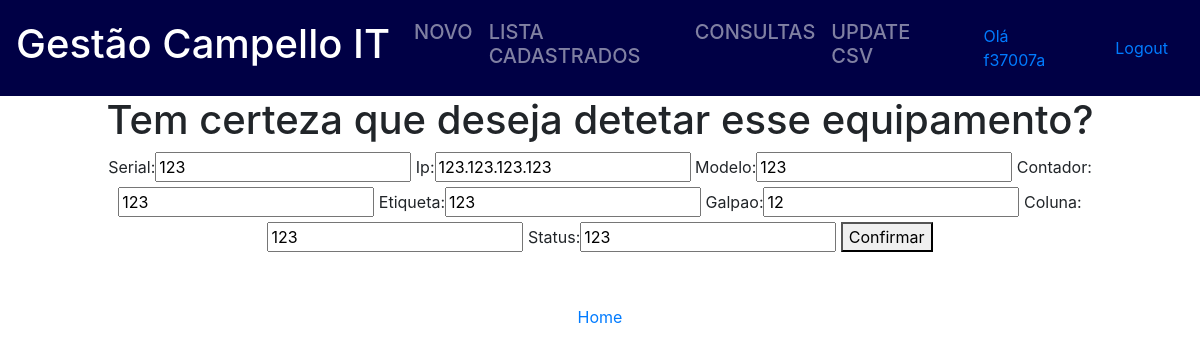
The app's page /printers/deletar/123 (signed in) with its own data.
### impressora/models.py (models this page shows, shortened)
class Printer(models.Model):
    serial = models.CharField(max_length=20, primary_key=True)
    ip = models.GenericIPAddressField()
    modelo = models.CharField(max_length=8)
    contador = models.IntegerField()
    etiqueta = models.CharField(max_length=15)
    galpao = models.CharField(max_length=2)
    coluna = models.CharField(max_length=20)
    status = models.CharField(max_length=30)

### impressora/views.py (the view)
# urls.py: path('deletar/<str:id>', deletar, name='deletar'),
@login_required
def deletar(request, id): # Deleta o equipamento no banco de dados.
    printer = get_object_or_404(Printer, pk=id)
    form = Impressora(request.POST or None, request.FILES or None, instance=printer)
    if request.method == 'POST':
        printer.delete()
        return redirect('consultaPrinter')
    return render(request, 'deletar_printer.html', {'form': form})

### impressora/forms.py
class Impressora(ModelForm):
    class Meta:
        model = Printer
        widgets = {'etiqueta': forms.TextInput(attrs={'placeholder': 'EX: ABRBE1PT0091175'})}# Adiciona o placeholder
        fields = ['serial', 'ip', 'modelo', 'contador', 'etiqueta', 'galpao', 'coluna', 'status']

### impressora/templates/deletar_printer.html (shortened to what this page needs)
{% extends 'base.html' %}
{% block content %}
        <h1>Tem certeza que deseja detetar esse equipamento?</h1>
        <form method="POST">
            {{ form }}
            <button type="submit">Confirmar</button>
        </form>
        <br><br><a href="/">Home</a>
    {% endblock content %}

### impressora/templates/base.html (shortened to what this page needs)
<!doctype html>
<html lang="pt">
<head>
    <link rel="stylesheet" href="/static/bootstrap.css">
</head>
<body>
    <nav class="navbar navbar-expand-lg navbar-dark " style="background-color : #000045; margin-bottom: 0%">
            <a class="navbar-brand" href="#"><h1>Gestão Campello IT</h1></a>
            <div class="collapse navbar-collapse" id="navbarSupportedContent">
                <ul class="navbar-nav mr-auto">
                <li class="nav-item">
                    <h5><a class="nav-link" href="/printers/novo/">NOVO</a></h5>
                </li>
                <li class="nav-item">
                    <h5><a class="nav-link" href="/printers/lista/">LISTA CADASTRADOS</a></h5>
                </li>
                        <li class="nav-item">
                    <h5><a class="nav-link" href="/printers/consulta/">CONSULTAS</a></h5>
                </li>
                        <li class="nav-item">
                    <h5><a class="nav-link" href="/printers/csv/">UPDATE CSV</a></h5>
                </li>
                </ul>
                {% if user.is_authenticated %}
                    <div class="nav-link">
                        <a class="nav-link" href="#">Olá {{ user.username }}</a>
                    </div>
                     <div class="nav-link">
                    <a href="/logout/">Logout</a>
                    </div>
                {% else %}
                    <div class="nav-link">
                    <a href="/login/">Login</a>
                    </div>
                {% endif %}
            </div>
    </nav>
            <div class="container">
                {% block content %}
                {% endblock %}
            </div>
</body>
</html>

### records on screen
Printer: serial "123", ip "123.123.123.123", modelo "123", contador "123", etiqueta "123", galpao "12", coluna "123", status "123"

### other values on screen
{{ user.username }} "f37007a"
